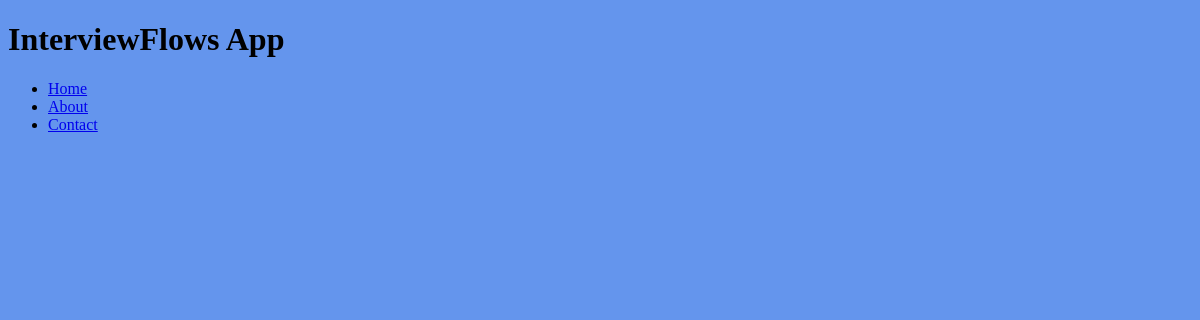
/, run on an earlier commit of the app's database.
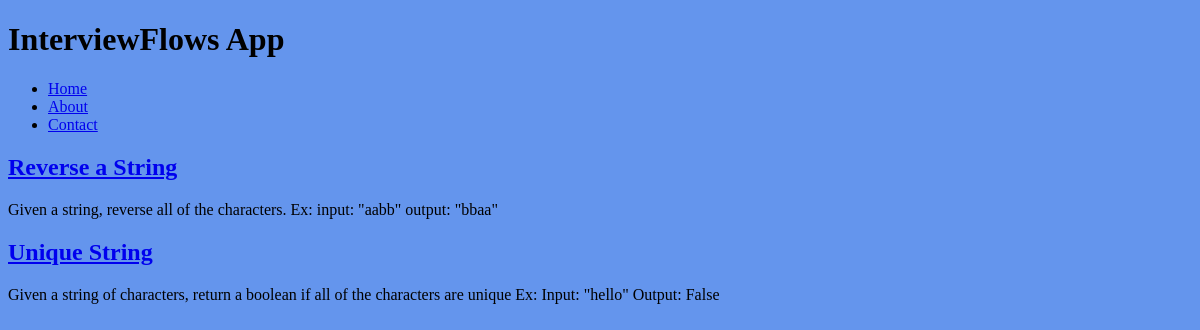
And on a later commit of the database.
### collection/models.py (models this page shows)
class Questions(models.Model):
    name = models.CharField(max_length=255)
    description = models.TextField()
    slug = models.SlugField(unique=True)

### collection/views.py (the view)
# urls.py: url(r'^$', views.index, name='home'),
def index(request):
    questions = Questions.objects.all()
    return render(request, 'index.html', {
        'questions': questions,
    })

### collection/templates/index.html (shortened to what this page needs)
{% extends 'base.html' %}
{% block content %}
		{% for question in questions %}
        <h2><a href="{% url 'questions_detail' slug=question.slug %}">
            {{ question.name }}
		    </a></h2>
		    <p>{{ question.description }} </p>
		{% endfor %}
{% endblock content %}

### collection/templates/base.html (shortened to what this page needs)
{% load staticfiles %}
<!doctype html>
<html>
  <head>
    <link rel="stylesheet" href="{% static 'css/style.css' %}" />
  </head>
  <body>
    <header>
      <h1>InterviewFlows App</h1>
      <nav>
        <ul>
          <li><a href="{% url 'home' %}">Home</a></li>
          <li><a href="{% url 'about' %}">About</a></li>
          <li><a href="{% url 'contact' %}">Contact</a></li>
        </ul>
      </nav>
    </header>
      {% block content %}{% endblock content %}
  </body>
</html>

### collection/static/css/style.css (style rules this page uses)
body { background-color: cornFlowerBlue; }

What changed in the data, as far as the page shows it:
added Questions: name "Reverse a String", description "Given a string, reverse all of the characters. Ex: input: \"aabb\" output: \"bbaa\""
added Questions: name "Unique String", description "Given a string of characters, return a boolean if all of the characters are unique Ex: Input: \"hello\" Output: False"
